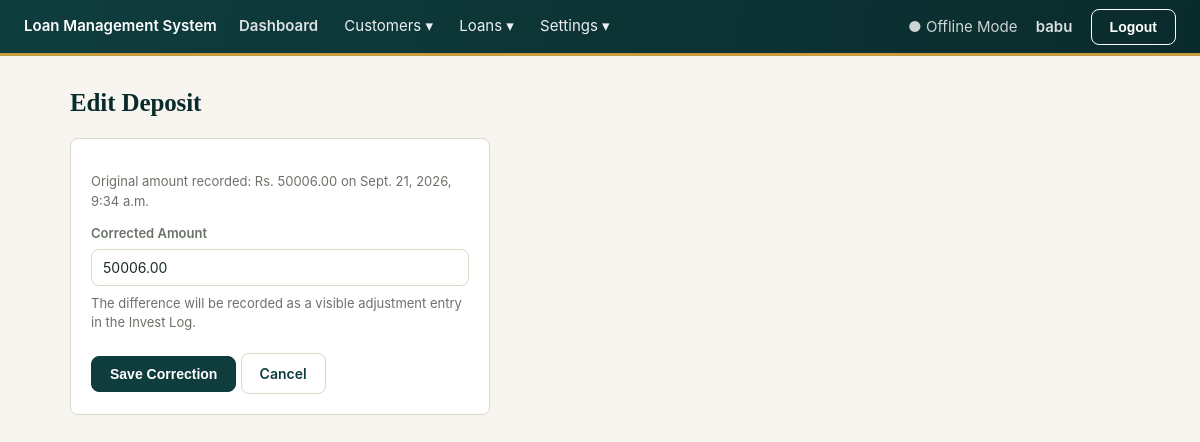
The app's page /investments/deposit/1/edit/ (signed in) with its own data.
### accounts/models.py (models this page shows, shortened)
class AdminUser(AbstractUser):
    full_name = models.CharField(max_length=150, blank=True)
    session_timeout_minutes = models.PositiveIntegerField(
        default=30,
        help_text="Auto-logout after this many minutes of inactivity.",
    )

### investments/models.py (models this page shows, shortened)
class InvestmentLedgerEntry(models.Model):
    TYPE_DEPOSIT = "deposit"
    TYPE_LOAN_DISBURSED = "loan_disbursed"
    TYPE_REPAYMENT = "repayment"
    TYPE_ADJUSTMENT = "adjustment"
    TYPE_CHOICES = [
        (TYPE_DEPOSIT, "Investor Deposit"),
        (TYPE_LOAN_DISBURSED, "Loan Disbursed"),
        (TYPE_REPAYMENT, "Repayment Received"),
        (TYPE_ADJUSTMENT, "Adjustment"),
    ]
    entry_type = models.CharField(max_length=20, choices=TYPE_CHOICES)
    investor = models.ForeignKey(
        Investor, null=True, blank=True, on_delete=models.PROTECT, related_name="ledger_entries"
    )
    loan = models.ForeignKey(
        "loans.Loan", null=True, blank=True, on_delete=models.SET_NULL, related_name="investment_entries"
    )
    payment = models.ForeignKey(
        "payments.Payment", null=True, blank=True, on_delete=models.SET_NULL, related_name="investment_entries"
    )
    amount = models.DecimalField(
        max_digits=14, decimal_places=2,
        help_text="Signed: positive adds to the pool, negative reduces it.",
    )
    balance_after = models.DecimalField(max_digits=14, decimal_places=2, editable=False)
    previous_amount = models.DecimalField(
        max_digits=14, decimal_places=2, null=True, blank=True,
        help_text="Set only if this entry was later edited — what it was before.",
    )
    edited_at = models.DateTimeField(null=True, blank=True)
    notes = models.CharField(max_length=255, blank=True)
    created_at = models.DateTimeField(auto_now_add=True)
    class Meta:
        ordering = ["-created_at", "-id"]

### investments/views.py (the view)
# urls.py: path("deposit/<int:pk>/edit/", views.deposit_edit, name="deposit_edit"),
@login_required
def deposit_edit(request, pk):
    entry = get_object_or_404(InvestmentLedgerEntry, pk=pk, entry_type=InvestmentLedgerEntry.TYPE_DEPOSIT)
    if request.method == "POST":
        form = DepositEditForm(request.POST)
        if form.is_valid():
            new_amount = form.cleaned_data["amount"]
            entry, adjustment = edit_deposit(entry, new_amount)
            if adjustment:
                messages.success(
                    request,
                    f"Deposit updated to Rs. {new_amount}. "
                    f"An adjustment of Rs. {adjustment.amount} was recorded in the Invest Log.",
                )
            else:
                messages.info(request, "Amount unchanged.")
            return redirect("investments:investor_detail", pk=entry.investor.pk)
    else:
        form = DepositEditForm(initial={"amount": entry.amount})
    return render(request, "investments/deposit_edit_form.html", {"form": form, "entry": entry})

### investments/forms.py
class DepositEditForm(forms.Form):
    amount = forms.DecimalField(max_digits=14, decimal_places=2, min_value=0.01, label="Corrected Amount")

### core/context_processors.py (called while the page is built)
def system_settings(request):
    return {"company_name": get_setting("company_name")}

### core/models.py (called while the page is built)
def get_setting(key, default=None):
    try:
        return SystemSetting.objects.get(key=key).value
    except SystemSetting.DoesNotExist:
        return DEFAULTS.get(key, default)

### investments/templates/investments/deposit_edit_form.html (shortened to what this page needs)
{% extends "base.html" %}
{% block content %}
<h1>Edit Deposit</h1>
<div class="card" style="max-width:420px;">
  <p class="muted">Original amount recorded: Rs. {{ entry.amount }} on {{ entry.created_at }}</p>
  <form method="post">
    <div class="form-group full">
      <label>{{ form.amount.label }}</label>
      {{ form.amount }}
    </div>
    <p class="muted" style="margin-top:8px;">The difference will be recorded as a visible adjustment entry in the Invest Log.</p>
    <button class="btn" style="margin-top:10px;">Save Correction</button>
    <a href="{% url 'investments:investor_detail' entry.investor.pk %}" class="btn secondary">Cancel</a>
  </form>
</div>
{% endblock %}

### templates/base.html (shortened to what this page needs)
{% load static %}
<!DOCTYPE html>
<html lang="en">
<head>
  <link rel="stylesheet" href="{% static 'css/app.css' %}">
</head>
<body>
  <div class="topbar">
    <div>
      <a href="{% url 'customers:list' %}">{{ company_name|default:"Loan Management System" }}</a>
      <a href="{% url 'reports:dashboard' %}" style="margin-left:18px;opacity:.85;">Dashboard</a>
      <div class="nav-dropdown">
        <span class="nav-dropdown-toggle">Customers ▾</span>
      </div>
      <div class="nav-dropdown">
        <span class="nav-dropdown-toggle">Loans ▾</span>
      </div>
      <div class="nav-dropdown">
        <span class="nav-dropdown-toggle">Settings ▾</span>
      </div>
    </div>
    <div>
      <span style="margin-right:14px; opacity:.8;">● Offline Mode</span>
      {% if user.is_authenticated %}
        <a href="{% url 'accounts:profile' %}" style="color:#fff;opacity:.85;margin-right:14px;">{{ user.full_name|default:user.username }}</a>
        <form method="post" action="{% url 'accounts:logout' %}" style="display:inline">
          <button type="submit" class="btn secondary" style="color:#fff;border-color:#fff;">Logout</button>
        </form>
      {% endif %}
    </div>
  </div>
  <div class="container">
    {% block content %}{% endblock %}
  </div>
</body>
</html>

### static/css/app.css (style rules this page uses)
:root { --color-bg: #f7f5f0; --color-surface: #ffffff; --color-border: #ded7c7; --color-ink: #1b2b2b; --color-muted: #6b7268; --color-primary: #0f3d3e; --color-primary-dark: #0a2b2c; --color-primary-light: #e4efee; --color-accent: #c89b3c; --color-accent-dark: #a57f2c; --color-success: #3f7d58; --color-success-bg: #e7f2ec; --color-danger: #a6402f; --color-danger-bg: #f7e9e6; --color-warning: #b8862f; --color-warning-bg: #f6eedb; --radius: 8px; --radius-lg: 12px; --font: -apple-system, "Segoe UI", Roboto, "Helvetica Neue", Arial, sans-serif; --font-display: Georgia, "Times New Roman", "Noto Serif", serif; }
* { box-sizing: border-box; }
body { margin: 0; font-family: var(--font); background: var(--color-bg); color: var(--color-ink); font-size: 15px; line-height: 1.5; }
h1, h2, h3 { font-family: var(--font-display); font-weight: 700; letter-spacing: -0.005em; margin-top: 0; color: var(--color-primary-dark); }
h1 { font-size: 25px; }
.topbar { background: linear-gradient(100deg, var(--color-primary) 0%, var(--color-primary-dark) 100%); color: #fff; padding: 0 24px; display: flex; justify-content: space-between; align-items: center; border-bottom: 3px solid var(--color-accent); min-height: 56px; }
.topbar a { color: #fff; text-decoration: none; font-weight: 600; }
.container { max-width: 1100px; margin: 28px auto; padding: 0 20px; }
.card { background: var(--color-surface); border: 1px solid var(--color-border); border-radius: var(--radius); padding: 20px; margin-bottom: 20px; transition: box-shadow 0.2s ease, transform 0.2s ease; }
.btn { display: inline-block; padding: 9px 18px; border-radius: var(--radius); border: 1px solid var(--color-primary); background: var(--color-primary); color: #fff; text-decoration: none; font-size: 14px; font-weight: 600; cursor: pointer; transition: background 0.15s ease, transform 0.15s ease, box-shadow 0.15s ease; }
.btn.secondary { background: transparent; color: var(--color-primary); border-color: var(--color-border); }
.form-group { display: flex; flex-direction: column; gap: 5px; }
.form-group label { font-size: 13px; font-weight: 600; color: var(--color-muted); }
.form-group.full { grid-column: 1 / -1; }
input, select, textarea { padding: 9px 11px; border: 1px solid var(--color-border); border-radius: var(--radius); font-size: 14px; font-family: inherit; background: var(--color-surface); color: var(--color-ink); transition: border-color 0.15s ease, box-shadow 0.15s ease; }
.muted { color: var(--color-muted); font-size: 13px; }
.nav-dropdown { position: relative; display: inline-block; margin-left: 22px; }
.nav-dropdown-toggle { cursor: pointer; opacity: .92; color: #fff; font-size: inherit; user-select: none; }

### records on screen
AdminUser: full_name "babu"
InvestmentLedgerEntry: amount "50006.00", created_at "Sept. 21, 2026, 9:34 a.m."

### other values on screen
{{ company_name|default:"Loan Management System" }} "Loan Management System"
